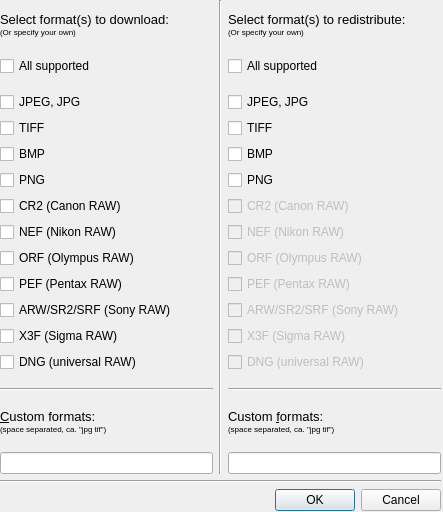
<?xml version="1.0" encoding="UTF-8"?>
<ui version="4.0">
 <class>pdSettingsDialog</class>
 <widget class="QDialog" name="pdSettingsDialog">
  <property name="geometry">
   <rect>
    <x>0</x>
    <y>0</y>
    <width>443</width>
    <height>512</height>
   </rect>
  </property>
  <property name="minimumSize">
   <size>
    <width>443</width>
    <height>512</height>
   </size>
  </property>
  <property name="windowTitle">
   <string>sPDaR - preferences</string>
  </property>
  <property name="windowIcon">
   <iconset>
    <normaloff>icons/gnome-desktop-config.png</normaloff>icons/gnome-desktop-config.png</iconset>
  </property>
  <widget class="QWidget" name="layoutWidget">
   <property name="geometry">
    <rect>
     <x>0</x>
     <y>0</y>
     <width>441</width>
     <height>511</height>
    </rect>
   </property>
   <layout class="QVBoxLayout" name="mainLayout">
    <item>
     <layout class="QHBoxLayout" name="horizontalLayout">
      <item>
       <layout class="QVBoxLayout" name="verticalLayout_2">
        <item>
         <widget class="QLabel" name="labelDFormats">
          <property name="text">
           <string>&lt;!DOCTYPE HTML PUBLIC &quot;-//W3C//DTD HTML 4.0//EN&quot; &quot;http://www.w3.org/TR/REC-html40/strict.dtd&quot;&gt;
&lt;html&gt;&lt;head&gt;&lt;meta name=&quot;qrichtext&quot; content=&quot;1&quot; /&gt;&lt;style type=&quot;text/css&quot;&gt;
p, li { white-space: pre-wrap; }
&lt;/style&gt;&lt;/head&gt;&lt;body style=&quot; font-family:'Sans'; font-size:10pt; font-weight:400; font-style:normal;&quot;&gt;
&lt;table style=&quot;-qt-table-type: root; margin-top:4px; margin-bottom:4px; margin-left:4px; margin-right:4px;&quot;&gt;
&lt;tr&gt;
&lt;td style=&quot;border: none;&quot;&gt;
&lt;p style=&quot; margin-top:0px; margin-bottom:0px; margin-left:0px; margin-right:0px; -qt-block-indent:0; text-indent:0px;&quot;&gt;Select format(s) to download:&lt;/p&gt;
&lt;p style=&quot; margin-top:0px; margin-bottom:0px; margin-left:0px; margin-right:0px; -qt-block-indent:0; text-indent:0px;&quot;&gt;&lt;span style=&quot; font-size:6pt;&quot;&gt;(Or specify your own)&lt;/span&gt;&lt;/p&gt;&lt;/td&gt;&lt;/tr&gt;&lt;/table&gt;&lt;/body&gt;&lt;/html&gt;</string>
          </property>
         </widget>
        </item>
        <item>
         <layout class="QVBoxLayout" name="verticalLayoutDFormats">
          <item>
           <widget class="QCheckBox" name="checkBoxDALL">
            <property name="text">
             <string>All supported</string>
            </property>
           </widget>
          </item>
          <item>
           <layout class="QVBoxLayout" name="verticalLayout">
            <property name="topMargin">
             <number>10</number>
            </property>
            <property name="bottomMargin">
             <number>10</number>
            </property>
            <item>
             <widget class="QCheckBox" name="checkBoxDJPG">
              <property name="text">
               <string>JPEG, JPG</string>
              </property>
             </widget>
            </item>
            <item>
             <widget class="QCheckBox" name="checkBoxDTIFF">
              <property name="text">
               <string>TIFF</string>
              </property>
             </widget>
            </item>
            <item>
             <widget class="QCheckBox" name="checkBoxDBMP">
              <property name="text">
               <string>BMP</string>
              </property>
             </widget>
            </item>
            <item>
             <widget class="QCheckBox" name="checkBoxDPNG">
              <property name="text">
               <string>PNG</string>
              </property>
             </widget>
            </item>
            <item>
             <widget class="QCheckBox" name="checkBoxDCanon">
              <property name="text">
               <string>CR2 (Canon RAW)</string>
              </property>
             </widget>
            </item>
            <item>
             <widget class="QCheckBox" name="checkBoxDNikon">
              <property name="text">
               <string>NEF (Nikon RAW)</string>
              </property>
             </widget>
            </item>
            <item>
             <widget class="QCheckBox" name="checkBoxDOlympus">
              <property name="text">
               <string>ORF (Olympus RAW)</string>
              </property>
             </widget>
            </item>
            <item>
             <widget class="QCheckBox" name="checkBoxDPentax">
              <property name="text">
               <string>PEF (Pentax RAW)</string>
              </property>
             </widget>
            </item>
            <item>
             <widget class="QCheckBox" name="checkBoxDSony">
              <property name="text">
               <string>ARW/SR2/SRF (Sony RAW)</string>
              </property>
             </widget>
            </item>
            <item>
             <widget class="QCheckBox" name="checkBoxDSigma">
              <property name="text">
               <string>X3F (Sigma RAW)</string>
              </property>
             </widget>
            </item>
            <item>
             <widget class="QCheckBox" name="checkBoxDDNG">
              <property name="text">
               <string>DNG (universal RAW)</string>
              </property>
             </widget>
            </item>
           </layout>
          </item>
         </layout>
        </item>
        <item>
         <widget class="Line" name="lineD">
          <property name="orientation">
           <enum>Qt::Horizontal</enum>
          </property>
         </widget>
        </item>
        <item>
         <widget class="QLabel" name="labelDCustomFormat">
          <property name="text">
           <string>&lt;!DOCTYPE HTML PUBLIC &quot;-//W3C//DTD HTML 4.0//EN&quot; &quot;http://www.w3.org/TR/REC-html40/strict.dtd&quot;&gt;
&lt;html&gt;&lt;head&gt;&lt;meta name=&quot;qrichtext&quot; content=&quot;1&quot; /&gt;&lt;style type=&quot;text/css&quot;&gt;
p, li { white-space: pre-wrap; }
&lt;/style&gt;&lt;/head&gt;&lt;body style=&quot; font-family:'Sans'; font-size:10pt; font-weight:400; font-style:normal;&quot;&gt;
&lt;table border=&quot;0&quot; style=&quot;-qt-table-type: root; margin-top:4px; margin-bottom:4px; margin-left:4px; margin-right:4px;&quot;&gt;
&lt;tr&gt;
&lt;td style=&quot;border: none;&quot;&gt;
&lt;p style=&quot; margin-top:0px; margin-bottom:0px; margin-left:0px; margin-right:0px; -qt-block-indent:0; text-indent:0px;&quot;&gt;&amp;amp;Custom formats:&lt;/p&gt;
&lt;p style=&quot; margin-top:0px; margin-bottom:0px; margin-left:0px; margin-right:0px; -qt-block-indent:0; text-indent:0px;&quot;&gt;&lt;span style=&quot; font-size:6pt;&quot;&gt;(space separated, ca. &amp;quot;jpg tif&amp;quot;)&lt;/span&gt;&lt;/p&gt;&lt;/td&gt;&lt;/tr&gt;&lt;/table&gt;&lt;/body&gt;&lt;/html&gt;</string>
          </property>
          <property name="buddy">
           <cstring>lineEditDCustomFormat</cstring>
          </property>
         </widget>
        </item>
        <item>
         <widget class="QLineEdit" name="lineEditDCustomFormat"/>
        </item>
       </layout>
      </item>
      <item>
       <widget class="Line" name="line">
        <property name="orientation">
         <enum>Qt::Vertical</enum>
        </property>
       </widget>
      </item>
      <item>
       <layout class="QVBoxLayout" name="verticalLayout_3">
        <item>
         <widget class="QLabel" name="labelRFormats">
          <property name="text">
           <string>&lt;!DOCTYPE HTML PUBLIC &quot;-//W3C//DTD HTML 4.0//EN&quot; &quot;http://www.w3.org/TR/REC-html40/strict.dtd&quot;&gt;
&lt;html&gt;&lt;head&gt;&lt;meta name=&quot;qrichtext&quot; content=&quot;1&quot; /&gt;&lt;style type=&quot;text/css&quot;&gt;
p, li { white-space: pre-wrap; }
&lt;/style&gt;&lt;/head&gt;&lt;body style=&quot; font-family:'Sans'; font-size:10pt; font-weight:400; font-style:normal;&quot;&gt;
&lt;table style=&quot;-qt-table-type: root; margin-top:4px; margin-bottom:4px; margin-left:4px; margin-right:4px;&quot;&gt;
&lt;tr&gt;
&lt;td style=&quot;border: none;&quot;&gt;
&lt;p style=&quot; margin-top:0px; margin-bottom:0px; margin-left:0px; margin-right:0px; -qt-block-indent:0; text-indent:0px;&quot;&gt;Select format(s) to redistribute:&lt;/p&gt;
&lt;p style=&quot; margin-top:0px; margin-bottom:0px; margin-left:0px; margin-right:0px; -qt-block-indent:0; text-indent:0px;&quot;&gt;&lt;span style=&quot; font-size:6pt;&quot;&gt;(Or specify your own)&lt;/span&gt;&lt;/p&gt;&lt;/td&gt;&lt;/tr&gt;&lt;/table&gt;&lt;/body&gt;&lt;/html&gt;</string>
          </property>
         </widget>
        </item>
        <item>
         <layout class="QVBoxLayout" name="verticalLayoutRFormats">
          <item>
           <widget class="QCheckBox" name="checkBoxRALL">
            <property name="text">
             <string>All supported</string>
            </property>
           </widget>
          </item>
          <item>
           <layout class="QVBoxLayout" name="verticalLayout_4">
            <property name="topMargin">
             <number>10</number>
            </property>
            <property name="bottomMargin">
             <number>10</number>
            </property>
            <item>
             <widget class="QCheckBox" name="checkBoxRJPG">
              <property name="text">
               <string>JPEG, JPG</string>
              </property>
             </widget>
            </item>
            <item>
             <widget class="QCheckBox" name="checkBoxRTIFF">
              <property name="text">
               <string>TIFF</string>
              </property>
             </widget>
            </item>
            <item>
             <widget class="QCheckBox" name="checkBoxRBMP">
              <property name="text">
               <string>BMP</string>
              </property>
             </widget>
            </item>
            <item>
             <widget class="QCheckBox" name="checkBoxRPNG">
              <property name="text">
               <string>PNG</string>
              </property>
             </widget>
            </item>
            <item>
             <widget class="QCheckBox" name="checkBoxRCanon">
              <property name="enabled">
               <bool>false</bool>
              </property>
              <property name="text">
               <string>CR2 (Canon RAW)</string>
              </property>
             </widget>
            </item>
            <item>
             <widget class="QCheckBox" name="checkBoxRNikon">
              <property name="enabled">
               <bool>false</bool>
              </property>
              <property name="text">
               <string>NEF (Nikon RAW)</string>
              </property>
             </widget>
            </item>
            <item>
             <widget class="QCheckBox" name="checkBoxROlympus">
              <property name="enabled">
               <bool>false</bool>
              </property>
              <property name="text">
               <string>ORF (Olympus RAW)</string>
              </property>
             </widget>
            </item>
            <item>
             <widget class="QCheckBox" name="checkBoxRPentax">
              <property name="enabled">
               <bool>false</bool>
              </property>
              <property name="text">
               <string>PEF (Pentax RAW)</string>
              </property>
             </widget>
            </item>
            <item>
             <widget class="QCheckBox" name="checkBoxRSony">
              <property name="enabled">
               <bool>false</bool>
              </property>
              <property name="text">
               <string>ARW/SR2/SRF (Sony RAW)</string>
              </property>
             </widget>
            </item>
            <item>
             <widget class="QCheckBox" name="checkBoxRSigma">
              <property name="enabled">
               <bool>false</bool>
              </property>
              <property name="text">
               <string>X3F (Sigma RAW)</string>
              </property>
             </widget>
            </item>
            <item>
             <widget class="QCheckBox" name="checkBoxRDNG">
              <property name="enabled">
               <bool>false</bool>
              </property>
              <property name="text">
               <string>DNG (universal RAW)</string>
              </property>
             </widget>
            </item>
           </layout>
          </item>
         </layout>
        </item>
        <item>
         <widget class="Line" name="lineR">
          <property name="orientation">
           <enum>Qt::Horizontal</enum>
          </property>
         </widget>
        </item>
        <item>
         <widget class="QLabel" name="labelRCustomFormat">
          <property name="text">
           <string>&lt;!DOCTYPE HTML PUBLIC &quot;-//W3C//DTD HTML 4.0//EN&quot; &quot;http://www.w3.org/TR/REC-html40/strict.dtd&quot;&gt;
&lt;html&gt;&lt;head&gt;&lt;meta name=&quot;qrichtext&quot; content=&quot;1&quot; /&gt;&lt;style type=&quot;text/css&quot;&gt;
p, li { white-space: pre-wrap; }
&lt;/style&gt;&lt;/head&gt;&lt;body style=&quot; font-family:'Sans'; font-size:10pt; font-weight:400; font-style:normal;&quot;&gt;
&lt;table border=&quot;0&quot; style=&quot;-qt-table-type: root; margin-top:4px; margin-bottom:4px; margin-left:4px; margin-right:4px;&quot;&gt;
&lt;tr&gt;
&lt;td style=&quot;border: none;&quot;&gt;
&lt;p style=&quot; margin-top:0px; margin-bottom:0px; margin-left:0px; margin-right:0px; -qt-block-indent:0; text-indent:0px;&quot;&gt;Custom &amp;amp;formats:&lt;/p&gt;
&lt;p style=&quot; margin-top:0px; margin-bottom:0px; margin-left:0px; margin-right:0px; -qt-block-indent:0; text-indent:0px;&quot;&gt;&lt;span style=&quot; font-size:6pt;&quot;&gt;(space separated, ca. &amp;quot;jpg tif&amp;quot;)&lt;/span&gt;&lt;/p&gt;&lt;/td&gt;&lt;/tr&gt;&lt;/table&gt;&lt;/body&gt;&lt;/html&gt;</string>
          </property>
          <property name="buddy">
           <cstring>lineEditRCustomFormat</cstring>
          </property>
         </widget>
        </item>
        <item>
         <widget class="QLineEdit" name="lineEditRCustomFormat"/>
        </item>
       </layout>
      </item>
     </layout>
    </item>
    <item>
     <widget class="Line" name="line_2">
      <property name="orientation">
       <enum>Qt::Horizontal</enum>
      </property>
     </widget>
    </item>
    <item>
     <widget class="QDialogButtonBox" name="buttonBox">
      <property name="orientation">
       <enum>Qt::Horizontal</enum>
      </property>
      <property name="standardButtons">
       <set>QDialogButtonBox::Cancel|QDialogButtonBox::Ok</set>
      </property>
     </widget>
    </item>
   </layout>
  </widget>
 </widget>
 <resources/>
 <connections>
  <connection>
   <sender>buttonBox</sender>
   <signal>accepted()</signal>
   <receiver>pdSettingsDialog</receiver>
   <slot>accept()</slot>
   <hints>
    <hint type="sourcelabel">
     <x>248</x>
     <y>254</y>
    </hint>
    <hint type="destinationlabel">
     <x>157</x>
     <y>274</y>
    </hint>
   </hints>
  </connection>
  <connection>
   <sender>buttonBox</sender>
   <signal>rejected()</signal>
   <receiver>pdSettingsDialog</receiver>
   <slot>reject()</slot>
   <hints>
    <hint type="sourcelabel">
     <x>316</x>
     <y>260</y>
    </hint>
    <hint type="destinationlabel">
     <x>286</x>
     <y>274</y>
    </hint>
   </hints>
  </connection>
 </connections>
</ui>
